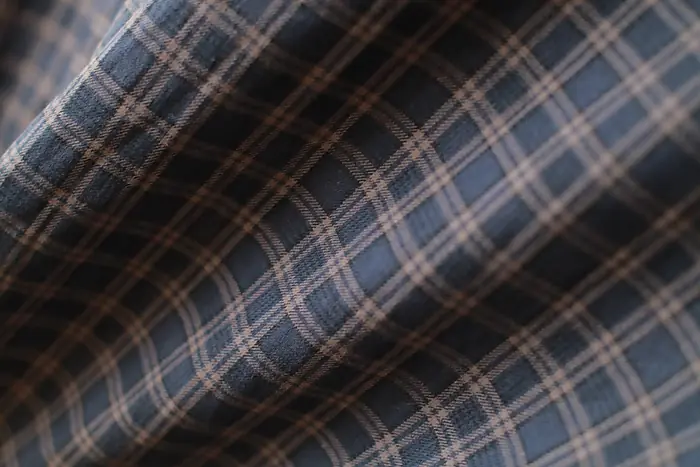
#> input picture templates/mill-heddle/img/cloth-minchmoor-700.webp, 700 x 467 px, given in place of 403180461.jpg, which was not available
$ python grade.py
#> lines starting #> are read from the running program, lines starting #| are printed output that depends on the picture
#> in main, im is the input picture: PIL image 700x467 RGB; mean R, G, B 65.3, 62.3, 65.7
"""HEDDLE — crop, grade and export the fourteen licensed plates.

The range is photographed cloth, so the eight cloth plates are graded as
little as possible: a centred crop to 3:2 (tighter where the pattern is
small enough to vanish at card size), a light unsharp, nothing done to the
colour. The two plates shot on a white sweep have their white mapped onto the
page ground, so the product sits on the page rather than in a white box.

The six mill and shop plates are pulled a fifth of the way towards grey and
warmed slightly, so a blue creel and a blue warp read as the same mill as an
undyed-cloth page.

    python tools/grade.py

Raw JPEGs live in tools/raw/ on the build machine and are not shipped.
"""
import os
from PIL import Image, ImageEnhance, ImageFilter

HERE = os.path.dirname(os.path.abspath(__file__))
RAW = os.path.join(HERE, 'raw')
OUT = os.path.join(HERE, '..', 'img')
CLOTH = (236, 230, 216)   # --cloth

def crop_ratio(im, ratio, zoom=1.0, cx=0.5, cy=0.5):
    """Centred crop to `ratio` (w/h), keeping `zoom` of the possible area."""
#> called with ratio = 1.5, zoom = 0.82, cx = 0.5, cy = 0.5
    w, h = im.size
#> w = 700; h = 467
    if w / h > ratio:
        ch = h; cw = int(round(h * ratio))
    else:
        cw = w; ch = int(round(w / ratio))
#> after `cw = w`: cw = 700
#> after `ch = int(round(w / ratio))`: ch = 467
    cw = int(cw * zoom); ch = int(ch * zoom)
#> after `cw = int(cw * zoom)`: cw = 574
#> after `ch = int(ch * zoom)`: ch = 382
    x0 = int((w - cw) * cx); y0 = int((h - ch) * cy)
#> after `x0 = int((w - cw) * cx)`: x0 = 63
#> after `y0 = int((h - ch) * cy)`: y0 = 42
    return im.crop((x0, y0, x0 + cw, y0 + ch))
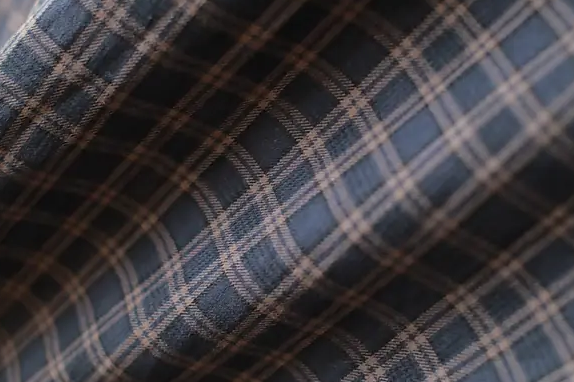
#> returned value: PIL image 574x382 RGB; mean R, G, B 62.7, 59.2, 62.4

def white_to_cloth(im):
    """Map the bright end of the plate onto the page ground: pixels near
    white take the ground colour, the product itself is left alone."""
    px = im.load()
    w, h = im.size
#> w = 574; h = 382
    for y in range(h):
        for x in range(w):
            r, g, b = px[x, y]
            lum = (r * 299 + g * 587 + b * 114) // 1000
            if lum < 200:
                continue
            t = min(1.0, (lum - 200) / 45.0)
            f = 1 - 0.85 * t * t
            px[x, y] = (int(r * f + CLOTH[0] * (1 - f)), int(g * f + CLOTH[1] * (1 - f)), int(b * f + CLOTH[2] * (1 - f)))
    return im

def mill_grade(im):
    im = ImageEnhance.Color(im).enhance(0.8)
    im = ImageEnhance.Contrast(im).enhance(1.04)
    r, g, b = im.split()
    r = r.point(lambda v: min(255, int(v * 1.03)))
    b = b.point(lambda v: int(v * 0.96))
    return Image.merge('RGB', (r, g, b))

def export(im, name, widths, ratio, quality=80):
    for i, wd in enumerate(widths):
        ht = int(round(wd / ratio))
        out = im.resize((wd, ht), Image.LANCZOS)
        out = out.filter(ImageFilter.UnsharpMask(radius=1.2, percent=60, threshold=2))
        suffix = '' if i == 0 else '-' + str(wd)
        path = os.path.join(OUT, name + suffix + '.webp')
        out.save(path, 'WEBP', quality=quality, method=6)
        print(name + suffix, out.size, os.path.getsize(path) // 1024, 'KB')

PLATES = [
    # name,        raw id,        ratio, zoom, cx,  cy,  treatment
    ('cloth-kirkbrae',  '403180461',  3/2, 0.82, 0.5, 0.5, 'white'),
    ('cloth-ettrick',   '393922799',  3/2, 0.9,  0.5, 0.5, 'cloth'),
    ('cloth-hound',     '410957032',  3/2, 0.62, 0.5, 0.5, 'cloth'),
    ('cloth-check',     '731341555',  3/2, 1.0,  0.5, 0.5, 'cloth'),
    ('cloth-glen',      '269790050',  3/2, 0.7,  0.5, 0.5, 'cloth'),
    ('cloth-minchmoor', '1004108433', 3/2, 1.0,  0.5, 0.5, 'cloth'),
    ('cloth-yarrow',    '1839319011', 3/2, 1.0,  0.55, 0.5, 'cloth'),
    ('cloth-hopsack',   '1363206840', 3/2, 1.0,  0.5, 0.5, 'cloth'),
    ('mill-warping',    '247143456',  3/2, 1.0,  0.5, 0.5, 'mill'),
    ('mill-threading',  '415208523',  3/2, 1.0,  0.5, 0.5, 'mill'),
    ('mill-weaving',    '634321794',  3/2, 1.0,  0.5, 0.5, 'mill'),
    ('mill-finishing',  '480915499',  3/2, 1.0,  0.35, 0.5, 'mill'),
    ('hero',            '182899738',  4/5,  1.0, 0.5, 0.5,  'mill'),
    ('order',           '615231335',  3/2, 0.9,  0.5, 0.5, 'white'),
]

def main():
    os.makedirs(OUT, exist_ok=True)
    for name, rid, ratio, zoom, cx, cy, treat in PLATES:
        im = Image.open(os.path.join(RAW, rid + '.jpg')).convert('RGB')
        im = crop_ratio(im, ratio, zoom, cx, cy)
        # work at a sane size before any per-pixel pass
        if im.width > 2400:
            im = im.resize((2400, int(round(2400 / ratio))), Image.LANCZOS)
        if treat == 'white':
            im = white_to_cloth(im)
#> im: PIL image 574x382 RGB
        elif treat == 'mill':
            im = mill_grade(im)
        if name == 'hero':
            export(im, name, [1000, 600], ratio, 80)
        elif name == 'order':
            export(im, name, [1000, 600], ratio, 80)
        else:
            export(im, name, [1400, 700], ratio, 74 if name.startswith('cloth-') else 80)
#> pass 2 of the loop in main, `for name, rid, ratio, zoom, cx, cy, treat in PLATES:`:
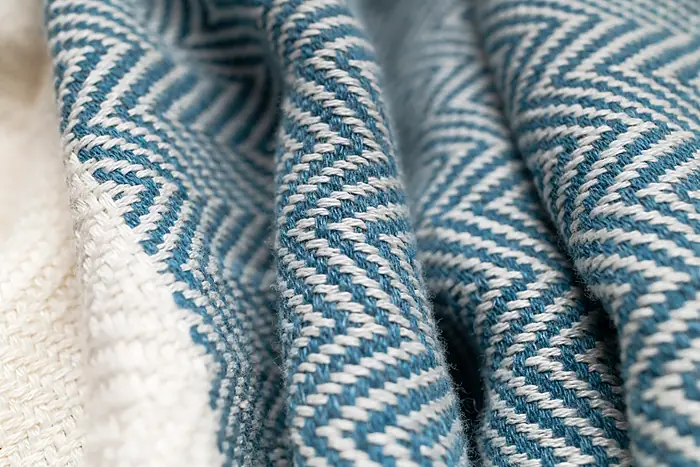
#> input picture templates/mill-heddle/img/cloth-yarrow-700.webp, 700 x 467 px, given in place of 393922799.jpg, which was not available
#> in main, im is the input picture: PIL image 700x467 RGB; mean R, G, B 132.8, 148.6, 154.2
#> in crop_ratio (call 2), `return im.crop((x0, y0, x0 + cw, y0 + ch))`:
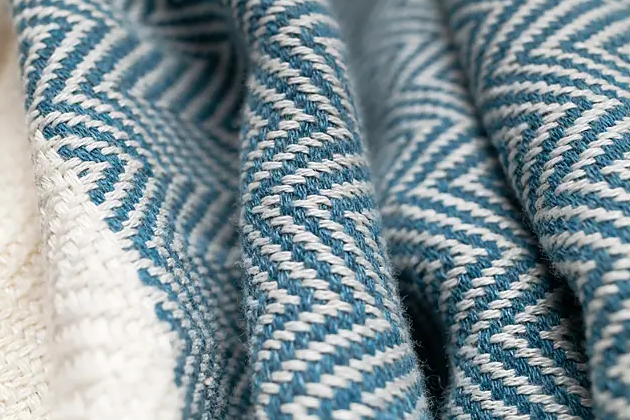
#> returned value: PIL image 630x420 RGB; mean R, G, B 127.1, 144.1, 150.7
#> the loop in export (call 2), `for i, wd in enumerate(widths):` made 2 passes
#| cloth-ettrick (1400, 933) 129 KB
#| cloth-ettrick-700 (700, 467) 67 KB
#> pass 2, in export (call 2), `out = im.resize((wd, ht), Image.LANCZOS)`:
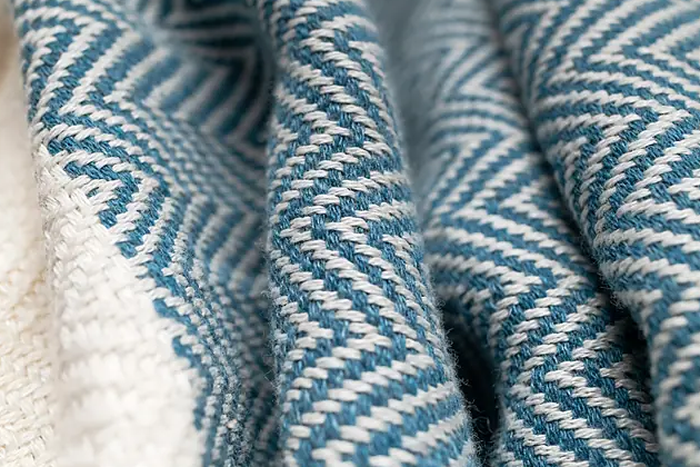
#> out: PIL image 700x467 RGB; mean R, G, B 127.2, 144.1, 150.6

if __name__ == '__main__':
#> (the run stopped early here; a loop or call above may not have finished)
